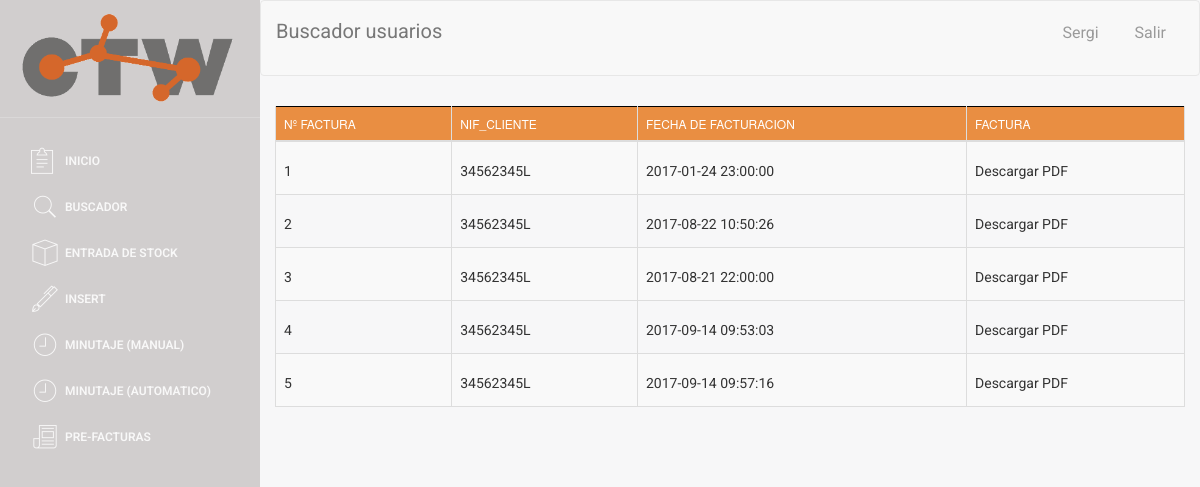
Page /factura/mostrar_facturas.php (signed in) on the earlier database version.
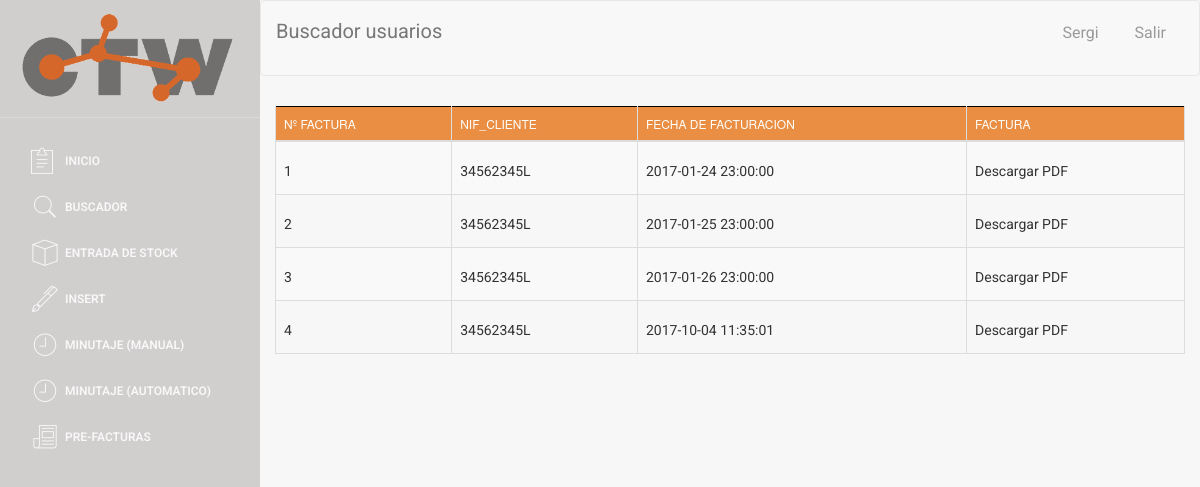
Same page on the later database version.
### tables this page shows
CREATE TABLE `CABECERA_FACTURA` (
  `ID_CABECERA_FACTURA` int(5) NOT NULL,
  `ID_factura` int(5) NOT NULL,
  `NIF_cliente` varchar(10) NOT NULL,
  `ciudad_facturacion` varchar(50) NOT NULL,
  `codigo_postal_facturacion` varchar(50) NOT NULL,
  `calle_facturacion` varchar(50) NOT NULL,
  `numero_facturacion` varchar(50) NOT NULL,
  `fecha_factura` timestamp NOT NULL DEFAULT CURRENT_TIMESTAMP
);

### web/assets/php/selects.php (called while the page is built, shortened)
<?php
function buscador_de_facturas($nif_cliente, $numero_factura, $fecha_desde, $fecha_hasta)
{
    $conn = connect();
    $contador = 0;
    $fecha = 0;
    if ($contador == 0) {
        $sql = "SELECT * FROM CABECERA_FACTURA";
    }
    $data = $conn->query($sql);
    return $data;
}

### web/factura/mostrar_facturas.php (the view, shortened to what this page needs)
<!doctype html>
<?php
include('../assets/php/selects.php');
include('../assets/php/functions.php');
if ($_SESSION["login_done"] == true){
?>
<html lang="en">
<head>
</head>
<body>
<div class="wrapper">
    <div class="sidebar">
        <div class="sidebar-wrapper">
        </div>
    </div>
    <div class="main-panel">
        <nav class="navbar navbar-default navbar-fixed">
            <div class="container-fluid">
                <div class="navbar-header">
                    <a class="navbar-brand">Buscador usuarios</a>
                </div>
                <div class="collapse navbar-collapse">
                </div>
            </div>
        </nav>
        <div class="content">
            <div class="container-fluid">
                <div class="row">
                    <table id="buscador_facturas" class="table table-striped table-bordered">
                        <?php
                        $nif_cliente = $_POST['select_box_nif_empresa'];
                        $numero_factura = $_POST['numero_factura'];
                        $fecha_desde = $_POST['fecha_1'];
                        $fecha_hasta = $_POST['fecha_2'];
                        $data= buscador_de_facturas($nif_cliente, $numero_factura, $fecha_desde, $fecha_hasta);
                        ?>
                        <thead>
                        <tr>
                            <th>Nº Factura</th>
                            <th>NIF_Cliente</th>
                            <th>Fecha de facturacion</th>
                            <th>FACTURA</th>
                        </tr>
                        </thead>
                        <tbody>
                        <?php
                        if ($data->num_rows > 0) {
                            while ($row = $data->fetch_assoc()) {
                                $pk = $row['ID_factura'];
                                ?>
                                <tr>
                                    <td><label style="margin-top: 11px;"><a href="#" class="N_factura"
                                                                            data-pk=<?php echo "\"$pk\""; ?>><?php echo $row['ID_factura'] ?> </a></label>
                                    </td>
                                    <td><label style="margin-top: 11px;"><a href="#" class="NIF_cliente"
                                                                            data-pk=<?php echo "\"$pk\""; ?>><?php echo $row['NIF_cliente'] ?> </a></label>
                                    </td>
                                    <td><label style="margin-top: 11px;"><a href="#" class="fecha_facturacion"
                                                                            data-pk=<?php echo "\"$pk\""; ?>><?php
                                                $fecha = $row['fecha_factura'];
                                                echo $fecha;
                                                ?> </a></label>
                                    </td>
                                    <td><label style="margin-top: 11px;"><a href="#" class="factura_pdf"
                                                                            data-pk=<?php echo "\"$pk\""; ?>>Descargar PDF</a></label>
                                    </td>
                                </tr>
                                <?php
                            }
                        } else {
                            echo "No se han encontrado facturas";
                        }
                        ?>
                        </tbody>
                    </table>
                </div>
            </div>
        </div>
    </div>
</div>
</body>
</html>
<?php
} else {
    echo "false";
    header("location:../index.php");
}
?>

Differences in the rows shown:
removed cabecera_factura: ID_factura "5", NIF_cliente "34562345L", fecha_factura "2017-09-14 09:57:16"
changed cabecera_factura (number 2 of 4 on the later page): fecha_factura "2017-08-22 10:50:26" → "2017-01-25 23:00:00"
changed cabecera_factura (number 3 of 4 on the later page): fecha_factura "2017-08-21 22:00:00" → "2017-01-26 23:00:00"
changed cabecera_factura (number 4 of 4 on the later page): fecha_factura "2017-09-14 09:53:03" → "2017-10-04 11:35:01"
